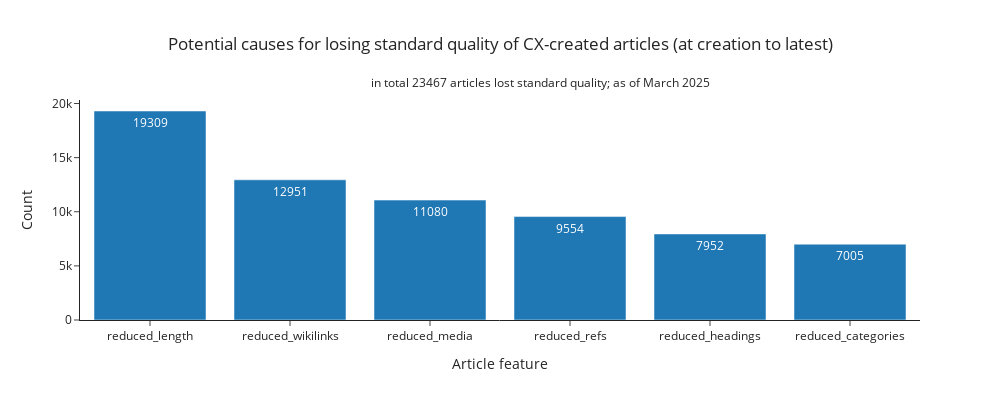

This figure's notebook cell:
### Code cell
#| column: page-right

fig = px.bar(
    stand_qual_reduction_reasons.sort_values('Count', ascending=False),
    x='Article feature',
    y='Count',
    title='Potential causes for losing standard quality of CX-created articles (at creation to latest)',
    text='Count'
)

fig.update_layout(
    title={
        'text': f'Potential causes for losing standard quality of CX-created articles (at creation to latest)<br><br>\
                    <sup>in total {n_lost_std_qual} articles lost standard quality; as of March 2025</sup>',
        'x': 0.5,
        'xanchor': 'center'
    },
    width=1000, height=400
)
fig.show()

### Figure 1 — Plotly figure (JSON) as saved in the notebook; plotly's stock layout.template omitted (floating-point values rounded to 4 significant figures)
{"data": [{"alignmentgroup": "True", "hovertemplate": "Article feature=%{x}<br>Count=%{text}<extra></extra>", "legendgroup": "", "marker": {"color": "#1F77B4", "pattern": {"shape": ""}}, "name": "", "offsetgroup": "", "orientation": "v", "showlegend": false, "text": [19309, 12951, 11080, 9554, 7952, 7005], "textposition": "auto", "type": "bar", "x": ["reduced_length", "reduced_wikilinks", "reduced_media", "reduced_refs", "reduced_headings", "reduced_categories"], "xaxis": "x", "y": [19309, 12951, 11080, 9554, 7952, 7005], "yaxis": "y"}], "layout": {"barmode": "relative", "height": 400, "legend": {"tracegroupgap": 0}, "title": {"text": "Potential causes for losing standard quality of CX-created articles (at creation to latest)<br><br>                    <sup>in total 23467 articles lost standard quality; as of March 2025</sup>", "x": 0.5, "xanchor": "center"}, "width": 1000, "xaxis": {"anchor": "y", "domain": [0, 1], "title": {"text": "Article feature"}}, "yaxis": {"anchor": "x", "domain": [0, 1], "title": {"text": "Count"}}}}
